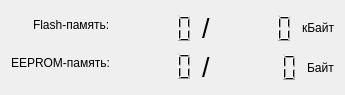
         <widget class="QWidget" name="layoutWidget_12">
          <property name="geometry">
           <rect>
            <x>30</x>
            <y>190</y>
            <width>343</width>
            <height>95</height>
           </rect>
          </property>
          <layout class="QHBoxLayout" name="horizontalLayout_5">
           <item>
            <layout class="QFormLayout" name="formLayout_2">
             <property name="sizeConstraint">
              <enum>QLayout::SetDefaultConstraint</enum>
             </property>
             <property name="labelAlignment">
              <set>Qt::AlignRight|Qt::AlignTrailing|Qt::AlignVCenter</set>
             </property>
             <item row="0" column="0">
              <widget class="QLabel" name="label">
               <property name="text">
                <string>Flash-память:</string>
               </property>
              </widget>
             </item>
             <item row="0" column="1">
              <widget class="QLCDNumber" name="lcdNumber_FlashBusy">
               <property name="sizePolicy">
                <sizepolicy hsizetype="Expanding" vsizetype="Expanding">
                 <horstretch>0</horstretch>
                 <verstretch>0</verstretch>
                </sizepolicy>
               </property>
               <property name="minimumSize">
                <size>
                 <width>80</width>
                 <height>0</height>
                </size>
               </property>
               <property name="maximumSize">
                <size>
                 <width>80</width>
                 <height>30</height>
                </size>
               </property>
               <property name="toolTip">
                <string>Занятое место</string>
               </property>
               <property name="frameShape">
                <enum>QFrame::NoFrame</enum>
               </property>
              </widget>
             </item>
             <item row="1" column="0">
              <widget class="QLabel" name="label_5">
               <property name="text">
                <string>EEPROM-память:</string>
               </property>
              </widget>
             </item>
             <item row="1" column="1">
              <widget class="QLCDNumber" name="lcdNumber_EepromBusy">
               <property name="sizePolicy">
                <sizepolicy hsizetype="Expanding" vsizetype="Expanding">
                 <horstretch>0</horstretch>
                 <verstretch>0</verstretch>
                </sizepolicy>
               </property>
               <property name="minimumSize">
                <size>
                 <width>80</width>
                 <height>0</height>
                </size>
               </property>
               <property name="maximumSize">
                <size>
                 <width>80</width>
                 <height>30</height>
                </size>
               </property>
               <property name="toolTip">
                <string>Занятое место</string>
               </property>
               <property name="frameShape">
                <enum>QFrame::NoFrame</enum>
               </property>
              </widget>
             </item>
            </layout>
           </item>
           <item>
            <layout class="QVBoxLayout" name="verticalLayout_5">
             <item>
              <layout class="QHBoxLayout" name="horizontalLayout_2">
               <item>
                <widget class="QLabel" name="label_7">
                 <property name="sizePolicy">
                  <sizepolicy hsizetype="Minimum" vsizetype="Minimum">
                   <horstretch>0</horstretch>
                   <verstretch>0</verstretch>
                  </sizepolicy>
                 </property>
                 <property name="font">
                  <font>
                   <pointsize>20</pointsize>
                  </font>
                 </property>
                 <property name="text">
                  <string>/</string>
                 </property>
                </widget>
               </item>
               <item>
                <widget class="QLCDNumber" name="lcdNumber_FlashTotal">
                 <property name="sizePolicy">
                  <sizepolicy hsizetype="Expanding" vsizetype="Preferred">
                   <horstretch>0</horstretch>
                   <verstretch>0</verstretch>
                  </sizepolicy>
                 </property>
                 <property name="minimumSize">
                  <size>
                   <width>80</width>
                   <height>30</height>
                  </size>
                 </property>
                 <property name="maximumSize">
                  <size>
                   <width>80</width>
                   <height>30</height>
                  </size>
                 </property>
                 <property name="toolTip">
                  <string>Общий размер Flash-памяти</string>
                 </property>
                 <property name="frameShape">
                  <enum>QFrame::NoFrame</enum>
                 </property>
                </widget>
               </item>
               <item>
                <widget class="QLabel" name="label_10">
                 <property name="text">
                  <string>кБайт</string>
                 </property>
                </widget>
               </item>
              </layout>
             </item>
             <item>
              <layout class="QHBoxLayout" name="horizontalLayout_4">
               <item>
                <widget class="QLabel" name="label_8">
                 <property name="font">
                  <font>
                   <pointsize>20</pointsize>
                  </font>
                 </property>
                 <property name="text">
                  <string>/</string>
                 </property>
                </widget>
               </item>
               <item>
                <widget class="QLCDNumber" name="lcdNumber_EepromTotal">
                 <property name="sizePolicy">
                  <sizepolicy hsizetype="Expanding" vsizetype="Preferred">
                   <horstretch>0</horstretch>
                   <verstretch>0</verstretch>
                  </sizepolicy>
                 </property>
                 <property name="minimumSize">
                  <size>
                   <width>80</width>
                   <height>0</height>
                  </size>
                 </property>
                 <property name="maximumSize">
                  <size>
                   <width>80</width>
                   <height>30</height>
                  </size>
                 </property>
                 <property name="toolTip">
                  <string>Общий размер EEPROM-памяти</string>
                 </property>
                 <property name="frameShape">
                  <enum>QFrame::NoFrame</enum>
                 </property>
                </widget>
               </item>
               <item>
                <widget class="QLabel" name="label_11">
                 <property name="text">
                  <string>Байт</string>
                 </property>
                </widget>
               </item>
              </layout>
             </item>
            </layout>
           </item>
          </layout>
         </widget>
